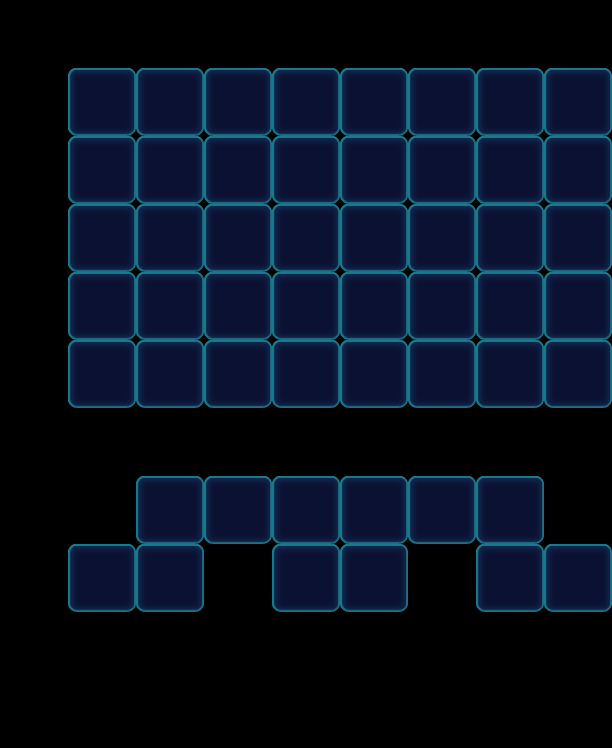

This game map was drawn from its Tiled (.tmx) file and the tilesets committed beside it. A one-line description and the trimmed map source follow:
An orthogonal 9x11 tile map with 68x68 px tiles, 1 tile layer (Valid), 2 tilesets and 26 objects (14x Factory_Normal, 8x Monster, 4x Boss).

<map version="1.0" orientation="orthogonal" width="9" height="11" tilewidth="68" tileheight="68">
 <tileset firstgid="1" name="game_grid1" tilewidth="68" tileheight="68">
  <image source="game_grid1.png" width="68" height="68" />
 </tileset>
 <tileset firstgid="2" name="map" tilewidth="68" tileheight="68">
  <image source="map.png" width="1024" height="1024" />
 </tileset>
 <layer name="Valid" width="9" height="11">
  <data>[99 cells, 52 non-empty, 1 distinct tile ids]</data>
 </layer>
 <objectgroup name="BottomObj" width="9" height="11" />
 <objectgroup name="MiddleObj" width="9" height="11">
  <object type="Monster" gid="19" x="136" y="544">
   <properties>
    <property name="Color" value="Yellow" />
   </properties>
  </object>
  <object type="Monster" gid="19" x="204" y="544">
   <properties>
    <property name="Color" value="Yellow" />
   </properties>
  </object>
  <object type="Monster" gid="19" x="68" y="612">
   <properties>
    <property name="Color" value="Yellow" />
   </properties>
  </object>
  <object type="Monster" gid="19" x="136" y="612">
   <properties>
    <property name="Color" value="Yellow" />
   </properties>
  </object>
  <object type="Monster" gid="19" x="408" y="544">
   <properties>
    <property name="Color" value="Yellow" />
   </properties>
  </object>
  <object type="Monster" gid="19" x="476" y="612">
   <properties>
    <property name="Color" value="Yellow" />
   </properties>
  </object>
  <object type="Monster" gid="19" x="544" y="612">
   <properties>
    <property name="Color" value="Yellow" />
   </properties>
  </object>
  <object type="Monster" gid="19" x="476" y="544">
   <properties>
    <property name="Color" value="Yellow" />
   </properties>
  </object>
 </objectgroup>
 <objectgroup color="#000000" name="TopObj" width="9" height="11">
  <object name="10" type="Factory_Normal" x="68" y="0" width="68" height="68">
   <properties>
    <property name="FactoryColorsConfig" value="Blue,Green,Pink,Purple" />
   </properties>
  </object>
  <object name="10" type="Boss" x="272" y="476" width="68" height="68">
   <properties>
    <property name="BossName" value="ColorRight" />
    <property name="BossType" value="ColorBoss" />
    <property name="BossTypeConfig" value="Yellow" />
   </properties>
  </object>
  <object name="10" type="Boss" x="340" y="476" width="68" height="68">
   <properties>
    <property name="BossName" value="ColorRight" />
    <property name="BossType" value="ColorBoss" />
    <property name="BossTypeConfig" value="Yellow" />
   </properties>
  </object>
  <object name="10" type="Boss" x="272" y="544" width="68" height="68">
   <properties>
    <property name="BossName" value="ColorRight" />
    <property name="BossType" value="ColorBoss" />
    <property name="BossTypeConfig" value="Yellow" />
   </properties>
  </object>
  <object name="10" type="Boss" x="340" y="544" width="68" height="68">
   <properties>
    <property name="BossName" value="ColorRight" />
    <property name="BossType" value="ColorBoss" />
    <property name="BossTypeConfig" value="Yellow" />
   </properties>
  </object>
  <object name="10" type="Factory_Normal" x="136" y="0" width="68" height="68">
   <properties>
    <property name="FactoryColorsConfig" value="Blue,Green,Pink,Purple" />
   </properties>
  </object>
  <object name="10" type="Factory_Normal" x="204" y="0" width="68" height="68">
   <properties>
    <property name="FactoryColorsConfig" value="Blue,Green,Pink,Purple" />
   </properties>
  </object>
  <object name="10" type="Factory_Normal" x="272" y="0" width="68" height="68">
   <properties>
    <property name="FactoryColorsConfig" value="Blue,Green,Pink,Purple" />
   </properties>
  </object>
  <object name="10" type="Factory_Normal" x="340" y="0" width="68" height="68">
   <properties>
    <property name="FactoryColorsConfig" value="Blue,Green,Pink,Purple" />
   </properties>
  </object>
  <object name="10" type="Factory_Normal" x="408" y="0" width="68" height="68">
   <properties>
    <property name="FactoryColorsConfig" value="Blue,Green,Pink,Purple" />
   </properties>
  </object>
  <object name="10" type="Factory_Normal" x="476" y="0" width="68" height="68">
   <properties>
    <property name="FactoryColorsConfig" value="Blue,Green,Pink,Purple" />
   </properties>
  </object>
  <object name="10" type="Factory_Normal" x="544" y="0" width="68" height="68">
   <properties>
    <property name="FactoryColorsConfig" value="Blue,Green,Pink,Purple" />
   </properties>
  </object>
  <object name="10" type="Factory_Normal" x="68" y="476" width="68" height="68">
   <properties>
    <property name="FactoryColorsConfig" value="Yellow" />
   </properties>
  </object>
  <object name="10" type="Factory_Normal" x="136" y="408" width="68" height="68">
   <properties>
    <property name="FactoryColorsConfig" value="Yellow" />
   </properties>
  </object>
  <object name="10" type="Factory_Normal" x="204" y="408" width="68" height="68">
   <properties>
    <property name="FactoryColorsConfig" value="Yellow" />
   </properties>
  </object>
  <object name="10" type="Factory_Normal" x="408" y="408" width="68" height="68">
   <properties>
    <property name="FactoryColorsConfig" value="Yellow" />
   </properties>
  </object>
  <object name="10" type="Factory_Normal" x="476" y="408" width="68" height="68">
   <properties>
    <property name="FactoryColorsConfig" value="Yellow" />
   </properties>
  </object>
  <object name="10" type="Factory_Normal" x="544" y="476" width="68" height="68">
   <properties>
    <property name="FactoryColorsConfig" value="Yellow" />
   </properties>
  </object>
 </objectgroup>
</map>
